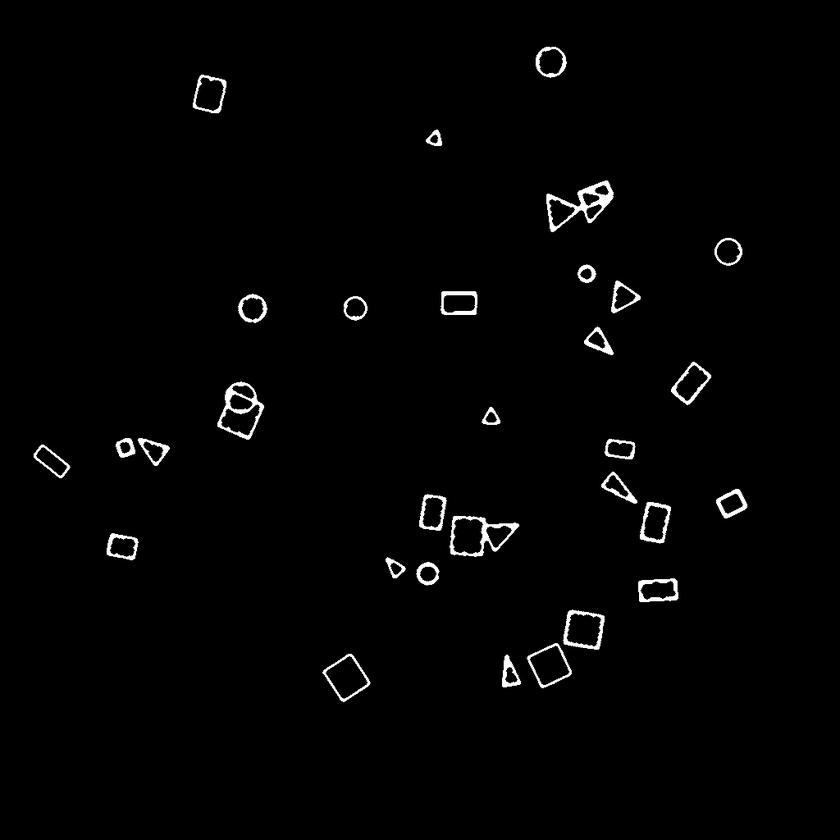
#> input picture test/Sample14 (1).png, 840 x 840 px, shrunk from 1024 x 1024 before the run, given as the content of the folder test_imgs/, which was not available
$ jupyter execute --allow-errors main.ipynb
#> lines starting #> are read from the running program, lines starting #| are printed output that depends on the picture; pictures that were not available may be replaced by others from this repository, and a replacement may not be noted
[cell 1]
import numpy as np
import cv2 as cv
import os

#%matplotlib notebook
import matplotlib.pyplot as plt
from matplotlib.colors import ListedColormap
import matplotlib.patches as patches

from skimage.feature import corner_harris, corner_subpix, corner_peaks
from skimage.measure import find_contours, approximate_polygon, \
    subdivide_polygon

import pandas as pd
import plotly.express as px
import plotly.graph_objects as go
from skimage import data, filters, measure, morphology
from skimage.measure import label, regionprops, regionprops_table

[cell 2]
def viewImageInWindow(image, name_of_window):
    cv.namedWindow(name_of_window, cv.WINDOW_NORMAL)
    cv.imshow(name_of_window, image)
    cv.waitKey(0)
    cv.destroyAllWindows()


def viewImageAndCoordInNotebook(img, coords, bounding=[], subplot="test"):
    fig, ax = plt.subplots(figsize=(5,5))
    ax.imshow(img, cmap=plt.cm.gray)
    ax.plot(coords[:, 1], coords[:, 0], color='cyan', marker='o', linestyle='None', markersize=3)
    if len(bounding)!=0:
        rect = patches.Rectangle((bounding[0][0], bounding[0][1]), bounding[1], bounding[2], linewidth=2, edgecolor='r', facecolor='none')
        ax.add_patch(rect)
    plt.show()

[cell 3]
# Фильтрация и бинаризация изображений

[cell 4]
# Подготовка тестовых выборок

[cell 5]
def load_images_from_folder(folder):
#> called with folder = 'test_imgs/'
    images = []
    for filename in os.listdir(folder): # читаю все предобратанные картинки с фигурами
        img = cv.imread(os.path.join(folder,filename))
#> img is the input picture: shape (840, 840, 3); min 0, max 255, mean 3.6
        if img is not None:
            images.append(cv.cvtColor(img, cv.COLOR_BGR2RGB)) #
    return images

imlist = load_images_from_folder('test_imgs/') # список изображений
#> imlist = 1 item

[cell 6]
def get_fugures_by_image(img):
    threshold = filters.threshold_otsu(img)
    mask = img > threshold
    mask = morphology.remove_small_objects(mask, 10)
    mask = morphology.remove_small_holes(mask, 10)
    labels = measure.label(mask)

    fig = px.imshow(img, binary_string=True)
    fig.update_traces(hoverinfo='skip') # hover is only for label info

    figures = measure.regionprops(labels, img)

    return figures

[cell 7]
# пытаюсь выделить точки границы
all_coords = []
all_bounds = []

# задача подобрать оптимальный шаг и трешхолд
def get_refer_coords(imlist):
    for img in imlist:
        #Убрать в продакшене
        img = cv.cvtColor(img, cv.COLOR_BGR2GRAY) # в серошкальный (почему-то не серошкальный выходит)
        #ret, img = cv.threshold(img, 240 , 255, cv.CHAIN_APPROX_NONE) # бинаризируем (черно белый)

        output = img.copy()

        figures = get_fugures_by_image(output)

        #print(len(figures), len(figures)==1)
        if len(figures)==1:
            ret, img = cv.threshold(img, 240 , 255, cv.CHAIN_APPROX_NONE) # бинаризируем (черно белый)
            figures = get_fugures_by_image(img)
            #print(len(figures))

        if (len(figures)>1):
            figures = figures[1:]

        for figure in figures:
            # [5 lines of commented-out code are left out]

            viewImageAndCoordInNotebook(img, figure.coords, [[figure.bbox[1], figure.bbox[0]], figure.bbox[3]-figure.bbox[1], figure.bbox[2]-figure.bbox[0]])

            test = output.copy()
            test = test[figure.bbox[0]-5:figure.bbox[2]+5, figure.bbox[1]-5:figure.bbox[3]+5]
            ret, test = cv.threshold(test, 240 , 255, cv.CHAIN_APPROX_NONE)

            img_float = np.float32(test)
            dst = cv.cornerHarris(img_float,2,3,0.04) # выделяем угловые точки
            dst = cv.dilate(dst,None)
            ret, dst = cv.threshold(dst,0.001*dst.max(),255,0)
            dst = np.uint8(dst)
            #print(dst)

            # min-distance нужно будет подогнать

            coords = corner_peaks(dst, min_distance=2, threshold_rel=0.02)
            #print(coords)

            if len(coords)!=0:
                #определяю угловые точки
                minX = coords[0][1]
                minY = coords[0][0]
                maxX = coords[0][1]
                maxY = coords[0][0]
                for coord in coords:
                    if coord[1]<minX:
                        minX = coord[1]
                    if coord[0]<minY:
                        minY = coord[0]
                    if coord[1]>maxX:
                        maxX = coord[1]
                    if coord[0]>maxY:
                        maxY = coord[0]
                #bound = [[minX, minY], maxX-minX, maxY-minY]
                #all_bounds.append(bound)
                all_coords.append(coords)

                viewImageAndCoordInNotebook(test, coords)
                print("----")
#> this loop made 1 pass
#> pass 1, in get_fugures_by_image, `labels = measure.label(mask)`:
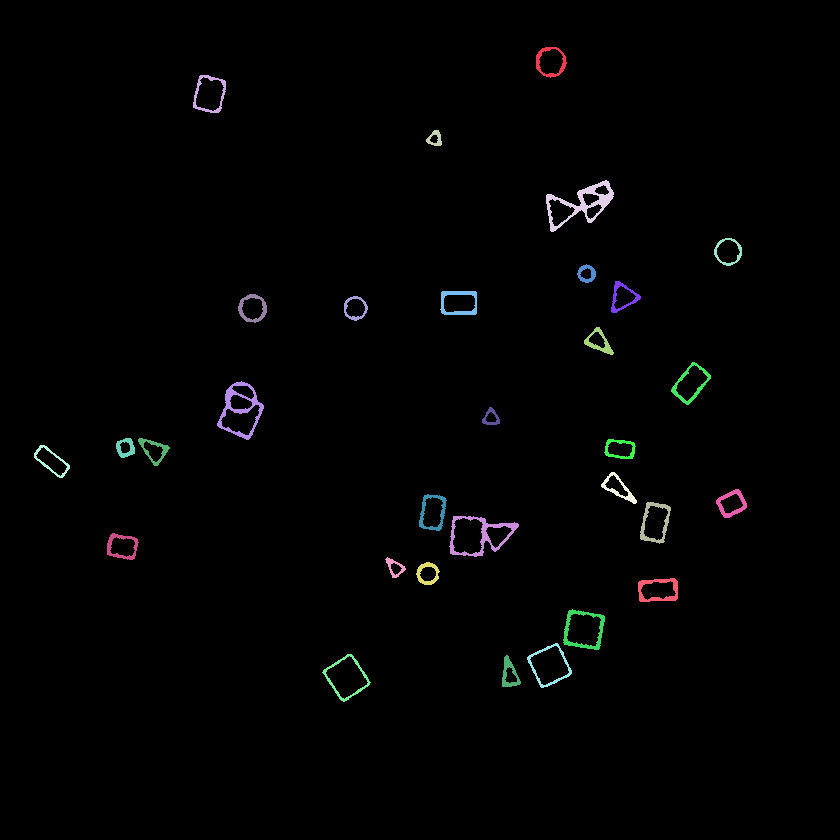
#> labels: shape (840, 840) int32; 32 distinct labels, from 0 to 31; one colour per label, 0 black
#> pass 1, in viewImageAndCoordInNotebook (call 6), `plt.show()`:
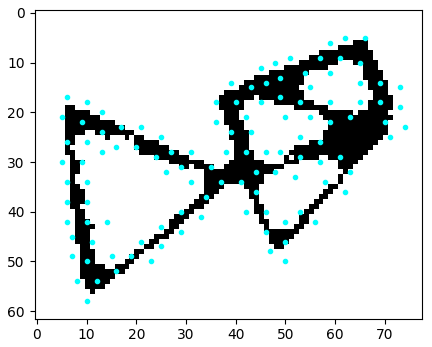
#> figure drawn by matplotlib, 1 panel
#> pass 1, in viewImageAndCoordInNotebook (call 28), `plt.show()`:
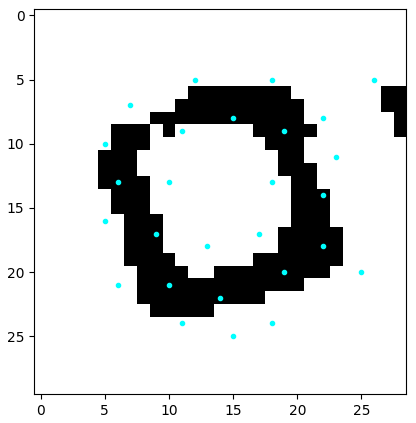
#> figure drawn by matplotlib, 1 panel
#> pass 1, in viewImageAndCoordInNotebook (call 32), `plt.show()`:
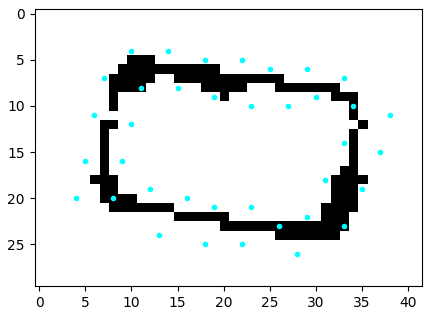
#> figure drawn by matplotlib, 1 panel
#> pass 1, in viewImageAndCoordInNotebook (call 34), `plt.show()`:
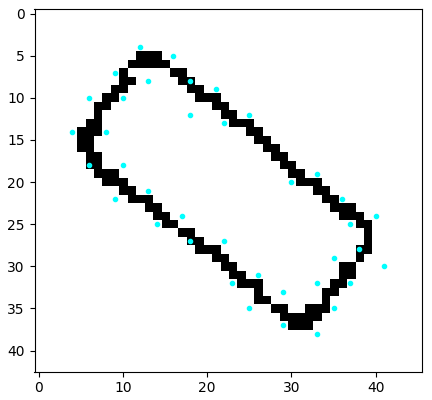
#> figure drawn by matplotlib, 1 panel
#> pass 1, in viewImageAndCoordInNotebook (call 36), `plt.show()`:
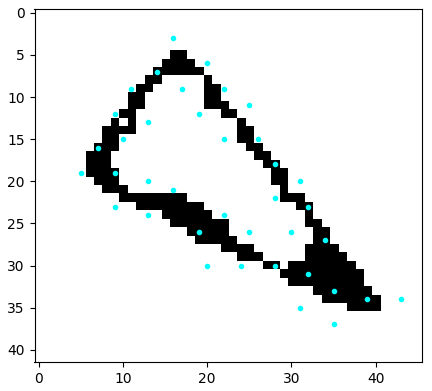
#> figure drawn by matplotlib, 1 panel
#> pass 1, in viewImageAndCoordInNotebook (call 38), `plt.show()`:
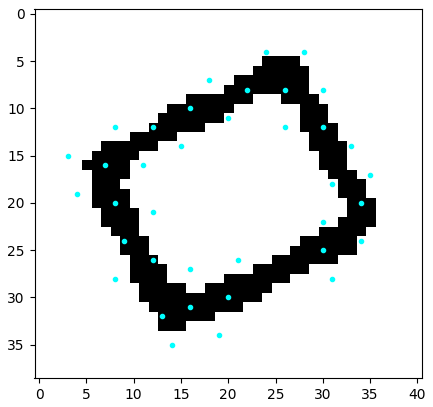
#> figure drawn by matplotlib, 1 panel
#> pass 1, in viewImageAndCoordInNotebook (call 40), `plt.show()`:
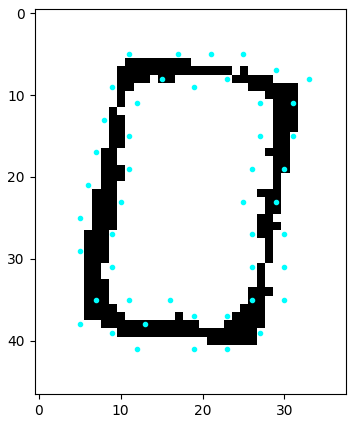
#> figure drawn by matplotlib, 1 panel
#> pass 1, in viewImageAndCoordInNotebook (call 42), `plt.show()`:
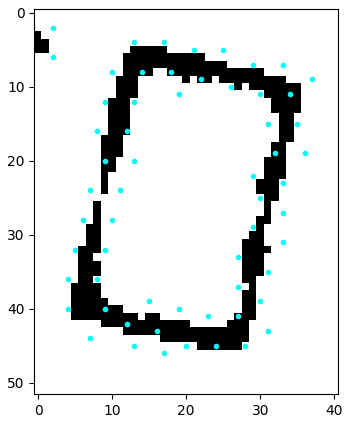
#> figure drawn by matplotlib, 1 panel
#> pass 1, in viewImageAndCoordInNotebook (call 44), `plt.show()`:
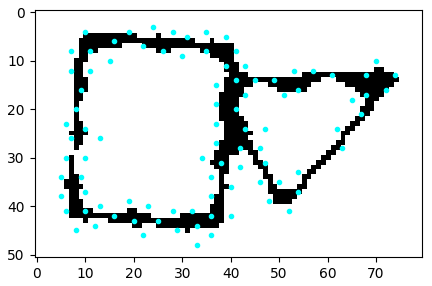
#> figure drawn by matplotlib, 1 panel
#> after the loop, all_coords = 30 items

    return {"coords":all_coords, "bounds":all_bounds}

# тестовая выборка
result = get_refer_coords(imlist)
#> result = 2 items
